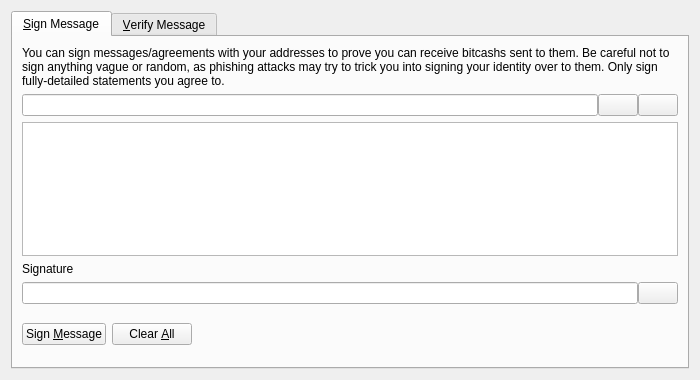
<?xml version="1.0" encoding="UTF-8"?>
<ui version="4.0">
 <class>SignVerifyMessageDialog</class>
 <widget class="QDialog" name="SignVerifyMessageDialog">
  <property name="geometry">
   <rect>
    <x>0</x>
    <y>0</y>
    <width>700</width>
    <height>380</height>
   </rect>
  </property>
  <property name="windowTitle">
   <string>Signatures - Sign / Verify a Message</string>
  </property>
  <property name="modal">
   <bool>true</bool>
  </property>
  <layout class="QVBoxLayout" name="verticalLayout">
   <item>
    <widget class="QTabWidget" name="tabWidget">
     <property name="currentIndex">
      <number>0</number>
     </property>
     <widget class="QWidget" name="tabSignMessage">
      <attribute name="title">
       <string>&amp;Sign Message</string>
      </attribute>
      <layout class="QVBoxLayout" name="verticalLayout_SM">
       <item>
        <widget class="QLabel" name="infoLabel_SM">
         <property name="text">
          <string>You can sign messages/agreements with your addresses to prove you can receive bitcashs sent to them. Be careful not to sign anything vague or random, as phishing attacks may try to trick you into signing your identity over to them. Only sign fully-detailed statements you agree to.</string>
         </property>
         <property name="textFormat">
          <enum>Qt::PlainText</enum>
         </property>
         <property name="wordWrap">
          <bool>true</bool>
         </property>
        </widget>
       </item>
       <item>
        <layout class="QHBoxLayout" name="horizontalLayout_1_SM">
         <property name="spacing">
          <number>0</number>
         </property>
         <item>
          <widget class="QValidatedLineEdit" name="addressIn_SM">
           <property name="toolTip">
            <string>The Bitcash address to sign the message with</string>
           </property>
          </widget>
         </item>
         <item>
          <widget class="QPushButton" name="addressBookButton_SM">
           <property name="toolTip">
            <string>Choose previously used address</string>
           </property>
           <property name="text">
            <string/>
           </property>
           <property name="icon">
            <iconset resource="../bitcash.qrc">
             <normaloff>:/icons/address-book</normaloff>:/icons/address-book</iconset>
           </property>
           <property name="shortcut">
            <string>Alt+A</string>
           </property>
           <property name="autoDefault">
            <bool>false</bool>
           </property>
          </widget>
         </item>
         <item>
          <widget class="QPushButton" name="pasteButton_SM">
           <property name="toolTip">
            <string>Paste address from clipboard</string>
           </property>
           <property name="text">
            <string/>
           </property>
           <property name="icon">
            <iconset resource="../bitcash.qrc">
             <normaloff>:/icons/editpaste</normaloff>:/icons/editpaste</iconset>
           </property>
           <property name="shortcut">
            <string>Alt+P</string>
           </property>
           <property name="autoDefault">
            <bool>false</bool>
           </property>
          </widget>
         </item>
        </layout>
       </item>
       <item>
        <widget class="QPlainTextEdit" name="messageIn_SM">
         <property name="toolTip">
          <string>Enter the message you want to sign here</string>
         </property>
        </widget>
       </item>
       <item>
        <widget class="QLabel" name="signatureLabel_SM">
         <property name="text">
          <string>Signature</string>
         </property>
         <property name="textFormat">
          <enum>Qt::PlainText</enum>
         </property>
        </widget>
       </item>
       <item>
        <layout class="QHBoxLayout" name="horizontalLayout_2_SM">
         <property name="spacing">
          <number>0</number>
         </property>
         <item>
          <widget class="QLineEdit" name="signatureOut_SM">
           <property name="font">
            <font>
             <italic>true</italic>
            </font>
           </property>
           <property name="readOnly">
            <bool>true</bool>
           </property>
          </widget>
         </item>
         <item>
          <widget class="QPushButton" name="copySignatureButton_SM">
           <property name="toolTip">
            <string>Copy the current signature to the system clipboard</string>
           </property>
           <property name="text">
            <string/>
           </property>
           <property name="icon">
            <iconset resource="../bitcash.qrc">
             <normaloff>:/icons/editcopy</normaloff>:/icons/editcopy</iconset>
           </property>
           <property name="autoDefault">
            <bool>false</bool>
           </property>
          </widget>
         </item>
        </layout>
       </item>
       <item>
        <layout class="QHBoxLayout" name="horizontalLayout_3_SM">
         <item>
          <widget class="QPushButton" name="signMessageButton_SM">
           <property name="toolTip">
            <string>Sign the message to prove you own this Bitcash address</string>
           </property>
           <property name="text">
            <string>Sign &amp;Message</string>
           </property>
           <property name="icon">
            <iconset resource="../bitcash.qrc">
             <normaloff>:/icons/edit</normaloff>:/icons/edit</iconset>
           </property>
           <property name="autoDefault">
            <bool>false</bool>
           </property>
          </widget>
         </item>
         <item>
          <widget class="QPushButton" name="clearButton_SM">
           <property name="toolTip">
            <string>Reset all sign message fields</string>
           </property>
           <property name="text">
            <string>Clear &amp;All</string>
           </property>
           <property name="icon">
            <iconset resource="../bitcash.qrc">
             <normaloff>:/icons/remove</normaloff>:/icons/remove</iconset>
           </property>
           <property name="autoDefault">
            <bool>false</bool>
           </property>
          </widget>
         </item>
         <item>
          <spacer name="horizontalSpacer_1_SM">
           <property name="orientation">
            <enum>Qt::Horizontal</enum>
           </property>
           <property name="sizeHint" stdset="0">
            <size>
             <width>40</width>
             <height>48</height>
            </size>
           </property>
          </spacer>
         </item>
         <item>
          <widget class="QLabel" name="statusLabel_SM">
           <property name="font">
            <font>
             <weight>75</weight>
             <bold>true</bold>
            </font>
           </property>
           <property name="text">
            <string/>
           </property>
           <property name="wordWrap">
            <bool>true</bool>
           </property>
          </widget>
         </item>
         <item>
          <spacer name="horizontalSpacer_2_SM">
           <property name="orientation">
            <enum>Qt::Horizontal</enum>
           </property>
           <property name="sizeHint" stdset="0">
            <size>
             <width>40</width>
             <height>48</height>
            </size>
           </property>
          </spacer>
         </item>
        </layout>
       </item>
      </layout>
     </widget>
     <widget class="QWidget" name="tabVerifyMessage">
      <attribute name="title">
       <string>&amp;Verify Message</string>
      </attribute>
      <layout class="QVBoxLayout" name="verticalLayout_VM">
       <item>
        <widget class="QLabel" name="infoLabel_VM">
         <property name="text">
          <string>Enter the receiver's address, message (ensure you copy line breaks, spaces, tabs, etc. exactly) and signature below to verify the message. Be careful not to read more into the signature than what is in the signed message itself, to avoid being tricked by a man-in-the-middle attack. Note that this only proves the signing party receives with the address, it cannot prove sendership of any transaction!</string>
         </property>
         <property name="textFormat">
          <enum>Qt::PlainText</enum>
         </property>
         <property name="alignment">
          <set>Qt::AlignLeading|Qt::AlignLeft|Qt::AlignTop</set>
         </property>
         <property name="wordWrap">
          <bool>true</bool>
         </property>
        </widget>
       </item>
       <item>
        <layout class="QHBoxLayout" name="horizontalLayout_1_VM">
         <property name="spacing">
          <number>0</number>
         </property>
         <item>
          <widget class="QValidatedLineEdit" name="addressIn_VM">
           <property name="toolTip">
            <string>The Bitcash address the message was signed with</string>
           </property>
          </widget>
         </item>
         <item>
          <widget class="QPushButton" name="addressBookButton_VM">
           <property name="toolTip">
            <string>Choose previously used address</string>
           </property>
           <property name="text">
            <string/>
           </property>
           <property name="icon">
            <iconset resource="../bitcash.qrc">
             <normaloff>:/icons/address-book</normaloff>:/icons/address-book</iconset>
           </property>
           <property name="shortcut">
            <string>Alt+A</string>
           </property>
           <property name="autoDefault">
            <bool>false</bool>
           </property>
          </widget>
         </item>
        </layout>
       </item>
       <item>
        <widget class="QPlainTextEdit" name="messageIn_VM"/>
       </item>
       <item>
        <widget class="QValidatedLineEdit" name="signatureIn_VM"/>
       </item>
       <item>
        <layout class="QHBoxLayout" name="horizontalLayout_2_VM">
         <item>
          <widget class="QPushButton" name="verifyMessageButton_VM">
           <property name="toolTip">
            <string>Verify the message to ensure it was signed with the specified Bitcash address</string>
           </property>
           <property name="text">
            <string>Verify &amp;Message</string>
           </property>
           <property name="icon">
            <iconset resource="../bitcash.qrc">
             <normaloff>:/icons/transaction_0</normaloff>:/icons/transaction_0</iconset>
           </property>
           <property name="autoDefault">
            <bool>false</bool>
           </property>
          </widget>
         </item>
         <item>
          <widget class="QPushButton" name="clearButton_VM">
           <property name="toolTip">
            <string>Reset all verify message fields</string>
           </property>
           <property name="text">
            <string>Clear &amp;All</string>
           </property>
           <property name="icon">
            <iconset resource="../bitcash.qrc">
             <normaloff>:/icons/remove</normaloff>:/icons/remove</iconset>
           </property>
           <property name="autoDefault">
            <bool>false</bool>
           </property>
          </widget>
         </item>
         <item>
          <spacer name="horizontalSpacer_1_VM">
           <property name="orientation">
            <enum>Qt::Horizontal</enum>
           </property>
           <property name="sizeHint" stdset="0">
            <size>
             <width>40</width>
             <height>48</height>
            </size>
           </property>
          </spacer>
         </item>
         <item>
          <widget class="QLabel" name="statusLabel_VM">
           <property name="font">
            <font>
             <weight>75</weight>
             <bold>true</bold>
            </font>
           </property>
           <property name="text">
            <string/>
           </property>
           <property name="wordWrap">
            <bool>true</bool>
           </property>
          </widget>
         </item>
         <item>
          <spacer name="horizontalSpacer_2_VM">
           <property name="orientation">
            <enum>Qt::Horizontal</enum>
           </property>
           <property name="sizeHint" stdset="0">
            <size>
             <width>40</width>
             <height>48</height>
            </size>
           </property>
          </spacer>
         </item>
        </layout>
       </item>
      </layout>
     </widget>
    </widget>
   </item>
  </layout>
 </widget>
 <customwidgets>
  <customwidget>
   <class>QValidatedLineEdit</class>
   <extends>QLineEdit</extends>
   <header>qt/qvalidatedlineedit.h</header>
  </customwidget>
 </customwidgets>
 <resources>
  <include location="../bitcash.qrc"/>
 </resources>
 <connections/>
</ui>
